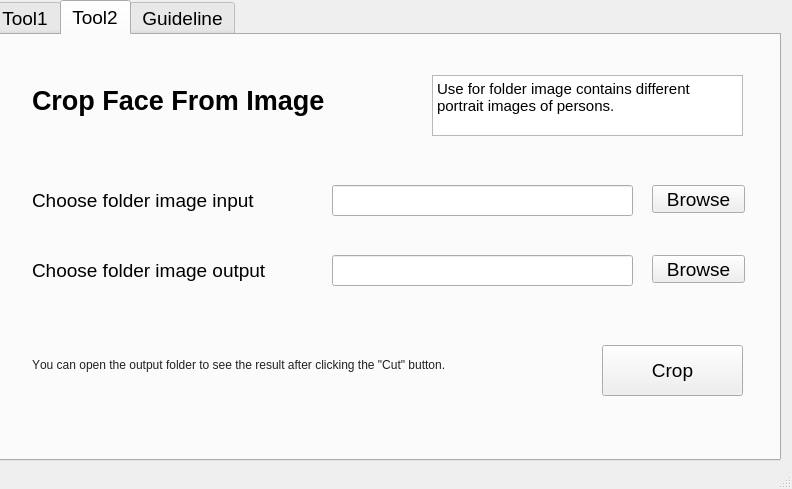
<?xml version="1.0" encoding="UTF-8"?>
<ui version="4.0">
 <class>MainWindow</class>
 <widget class="QMainWindow" name="MainWindow">
  <property name="geometry">
   <rect>
    <x>0</x>
    <y>0</y>
    <width>792</width>
    <height>489</height>
   </rect>
  </property>
  <property name="windowTitle">
   <string>MainWindow</string>
  </property>
  <widget class="QWidget" name="centralwidget">
   <widget class="QTabWidget" name="dialog_tool2">
    <property name="geometry">
     <rect>
      <x>-10</x>
      <y>0</y>
      <width>791</width>
      <height>461</height>
     </rect>
    </property>
    <property name="font">
     <font>
      <pointsize>14</pointsize>
     </font>
    </property>
    <property name="currentIndex">
     <number>1</number>
    </property>
    <widget class="QWidget" name="Tool1">
     <attribute name="title">
      <string>Tool1</string>
     </attribute>
     <widget class="QLabel" name="label">
      <property name="geometry">
       <rect>
        <x>40</x>
        <y>170</y>
        <width>301</width>
        <height>31</height>
       </rect>
      </property>
      <property name="font">
       <font>
        <pointsize>14</pointsize>
       </font>
      </property>
      <property name="text">
       <string>Choose folder data input</string>
      </property>
     </widget>
     <widget class="QLineEdit" name="folder_input_path_tool1">
      <property name="geometry">
       <rect>
        <x>320</x>
        <y>170</y>
        <width>321</width>
        <height>31</height>
       </rect>
      </property>
     </widget>
     <widget class="QPushButton" name="button_choose1_tool1">
      <property name="geometry">
       <rect>
        <x>660</x>
        <y>170</y>
        <width>93</width>
        <height>28</height>
       </rect>
      </property>
      <property name="text">
       <string>Browse</string>
      </property>
     </widget>
     <widget class="QLabel" name="label_3">
      <property name="geometry">
       <rect>
        <x>40</x>
        <y>240</y>
        <width>301</width>
        <height>31</height>
       </rect>
      </property>
      <property name="font">
       <font>
        <pointsize>14</pointsize>
       </font>
      </property>
      <property name="text">
       <string>Choose folder data output </string>
      </property>
     </widget>
     <widget class="QLineEdit" name="folder_output_path_tool1">
      <property name="geometry">
       <rect>
        <x>320</x>
        <y>240</y>
        <width>321</width>
        <height>31</height>
       </rect>
      </property>
      <property name="font">
       <font>
        <pointsize>14</pointsize>
       </font>
      </property>
      <property name="text">
       <string/>
      </property>
      <property name="placeholderText">
       <string comment="enter name"/>
      </property>
     </widget>
     <widget class="QPushButton" name="button_choose2_tool1">
      <property name="geometry">
       <rect>
        <x>660</x>
        <y>240</y>
        <width>93</width>
        <height>28</height>
       </rect>
      </property>
      <property name="text">
       <string>Browse</string>
      </property>
     </widget>
     <widget class="QPushButton" name="button_crop_tool1">
      <property name="geometry">
       <rect>
        <x>610</x>
        <y>310</y>
        <width>141</width>
        <height>51</height>
       </rect>
      </property>
      <property name="font">
       <font>
        <pointsize>14</pointsize>
       </font>
      </property>
      <property name="text">
       <string>Crop</string>
      </property>
     </widget>
     <widget class="QLabel" name="label_2">
      <property name="geometry">
       <rect>
        <x>40</x>
        <y>50</y>
        <width>381</width>
        <height>51</height>
       </rect>
      </property>
      <property name="font">
       <font>
        <pointsize>20</pointsize>
        <weight>75</weight>
        <bold>true</bold>
       </font>
      </property>
      <property name="text">
       <string>Crop Face From Image </string>
      </property>
     </widget>
     <widget class="QTextBrowser" name="textBrowser">
      <property name="geometry">
       <rect>
        <x>430</x>
        <y>30</y>
        <width>321</width>
        <height>91</height>
       </rect>
      </property>
      <property name="html">
       <string>&lt;!DOCTYPE HTML PUBLIC &quot;-//W3C//DTD HTML 4.0//EN&quot; &quot;http://www.w3.org/TR/REC-html40/strict.dtd&quot;&gt;
&lt;html&gt;&lt;head&gt;&lt;meta name=&quot;qrichtext&quot; content=&quot;1&quot; /&gt;&lt;style type=&quot;text/css&quot;&gt;
p, li { white-space: pre-wrap; }
&lt;/style&gt;&lt;/head&gt;&lt;body style=&quot; font-family:'MS Shell Dlg 2'; font-size:14pt; font-weight:400; font-style:normal;&quot;&gt;
&lt;p style=&quot; margin-top:0px; margin-bottom:0px; margin-left:0px; margin-right:0px; -qt-block-indent:0; text-indent:0px;&quot;&gt;&lt;span style=&quot; font-size:11pt;&quot;&gt;Use for folder data contains different portrait image folders, with that image folder name is name of persons.&lt;/span&gt;&lt;/p&gt;&lt;/body&gt;&lt;/html&gt;</string>
      </property>
     </widget>
     <widget class="QLabel" name="label_4">
      <property name="geometry">
       <rect>
        <x>40</x>
        <y>310</y>
        <width>541</width>
        <height>41</height>
       </rect>
      </property>
      <property name="text">
       <string>&lt;html&gt;&lt;head/&gt;&lt;body&gt;&lt;p&gt;&lt;a name=&quot;tw-target-text&quot;/&gt;&lt;span style=&quot; font-family:'inherit'; font-size:9pt; color:#202124;&quot;&gt;Y&lt;/span&gt;&lt;span style=&quot; font-family:'inherit'; font-size:9pt; color:#202124;&quot;&gt;ou can open the output folder to see the result after clicking the &amp;quot;Cut&amp;quot; button.&lt;/span&gt;&lt;/p&gt;&lt;/body&gt;&lt;/html&gt;</string>
      </property>
     </widget>
    </widget>
    <widget class="QWidget" name="Tool2">
     <attribute name="title">
      <string>Tool2</string>
     </attribute>
     <widget class="QLabel" name="label_7">
      <property name="geometry">
       <rect>
        <x>40</x>
        <y>40</y>
        <width>381</width>
        <height>51</height>
       </rect>
      </property>
      <property name="font">
       <font>
        <pointsize>20</pointsize>
        <weight>75</weight>
        <bold>true</bold>
       </font>
      </property>
      <property name="text">
       <string>Crop Face From Image </string>
      </property>
     </widget>
     <widget class="QLabel" name="label_8">
      <property name="geometry">
       <rect>
        <x>40</x>
        <y>150</y>
        <width>301</width>
        <height>31</height>
       </rect>
      </property>
      <property name="font">
       <font>
        <pointsize>14</pointsize>
       </font>
      </property>
      <property name="text">
       <string>Choose folder image input</string>
      </property>
     </widget>
     <widget class="QLineEdit" name="folder_input_path_tool2">
      <property name="geometry">
       <rect>
        <x>340</x>
        <y>150</y>
        <width>301</width>
        <height>31</height>
       </rect>
      </property>
     </widget>
     <widget class="QLabel" name="label_9">
      <property name="geometry">
       <rect>
        <x>40</x>
        <y>220</y>
        <width>301</width>
        <height>31</height>
       </rect>
      </property>
      <property name="font">
       <font>
        <pointsize>14</pointsize>
       </font>
      </property>
      <property name="text">
       <string>Choose folder image output </string>
      </property>
     </widget>
     <widget class="QLineEdit" name="folder_output_path_tool2">
      <property name="geometry">
       <rect>
        <x>340</x>
        <y>220</y>
        <width>301</width>
        <height>31</height>
       </rect>
      </property>
      <property name="font">
       <font>
        <pointsize>14</pointsize>
       </font>
      </property>
      <property name="text">
       <string/>
      </property>
      <property name="placeholderText">
       <string comment="enter name"/>
      </property>
     </widget>
     <widget class="QPushButton" name="button_choose1_tool2">
      <property name="geometry">
       <rect>
        <x>660</x>
        <y>150</y>
        <width>93</width>
        <height>28</height>
       </rect>
      </property>
      <property name="text">
       <string>Browse</string>
      </property>
     </widget>
     <widget class="QPushButton" name="button_choose2_tool2">
      <property name="geometry">
       <rect>
        <x>660</x>
        <y>220</y>
        <width>93</width>
        <height>28</height>
       </rect>
      </property>
      <property name="text">
       <string>Browse</string>
      </property>
     </widget>
     <widget class="QPushButton" name="button_crop_tool2">
      <property name="geometry">
       <rect>
        <x>610</x>
        <y>310</y>
        <width>141</width>
        <height>51</height>
       </rect>
      </property>
      <property name="font">
       <font>
        <pointsize>14</pointsize>
       </font>
      </property>
      <property name="text">
       <string>Crop</string>
      </property>
     </widget>
     <widget class="QTextBrowser" name="textBrowser_2">
      <property name="geometry">
       <rect>
        <x>440</x>
        <y>40</y>
        <width>311</width>
        <height>61</height>
       </rect>
      </property>
      <property name="html">
       <string>&lt;!DOCTYPE HTML PUBLIC &quot;-//W3C//DTD HTML 4.0//EN&quot; &quot;http://www.w3.org/TR/REC-html40/strict.dtd&quot;&gt;
&lt;html&gt;&lt;head&gt;&lt;meta name=&quot;qrichtext&quot; content=&quot;1&quot; /&gt;&lt;style type=&quot;text/css&quot;&gt;
p, li { white-space: pre-wrap; }
&lt;/style&gt;&lt;/head&gt;&lt;body style=&quot; font-family:'MS Shell Dlg 2'; font-size:14pt; font-weight:400; font-style:normal;&quot;&gt;
&lt;p style=&quot; margin-top:0px; margin-bottom:0px; margin-left:0px; margin-right:0px; -qt-block-indent:0; text-indent:0px;&quot;&gt;&lt;span style=&quot; font-size:11pt;&quot;&gt;Use for folder image contains different portrait images of persons.&lt;/span&gt;&lt;/p&gt;&lt;/body&gt;&lt;/html&gt;</string>
      </property>
     </widget>
     <widget class="QLabel" name="label_5">
      <property name="geometry">
       <rect>
        <x>40</x>
        <y>310</y>
        <width>541</width>
        <height>41</height>
       </rect>
      </property>
      <property name="text">
       <string>&lt;html&gt;&lt;head/&gt;&lt;body&gt;&lt;p&gt;&lt;a name=&quot;tw-target-text&quot;/&gt;&lt;span style=&quot; font-family:'inherit'; font-size:9pt; color:#202124;&quot;&gt;Y&lt;/span&gt;&lt;span style=&quot; font-family:'inherit'; font-size:9pt; color:#202124;&quot;&gt;ou can open the output folder to see the result after clicking the &amp;quot;Cut&amp;quot; button.&lt;/span&gt;&lt;/p&gt;&lt;/body&gt;&lt;/html&gt;</string>
      </property>
     </widget>
    </widget>
    <widget class="QWidget" name="Guideline">
     <attribute name="title">
      <string>Guideline</string>
     </attribute>
     <widget class="QLabel" name="label_6">
      <property name="geometry">
       <rect>
        <x>60</x>
        <y>20</y>
        <width>421</width>
        <height>91</height>
       </rect>
      </property>
      <property name="text">
       <string>&lt;html&gt;&lt;head/&gt;&lt;body&gt;&lt;p&gt;&lt;span style=&quot; font-size:11pt; font-weight:600;&quot;&gt;Tool1:&lt;/span&gt;&lt;span style=&quot; font-size:11pt;&quot;&gt; Use for folder data contains different portrait &lt;br/&gt;image folders, with that image folder name is name&lt;br/&gt;of persons. &lt;/span&gt;&lt;/p&gt;&lt;/body&gt;&lt;/html&gt;</string>
      </property>
     </widget>
     <widget class="QLabel" name="label_10">
      <property name="geometry">
       <rect>
        <x>60</x>
        <y>130</y>
        <width>421</width>
        <height>91</height>
       </rect>
      </property>
      <property name="text">
       <string>&lt;html&gt;&lt;head/&gt;&lt;body&gt;&lt;p&gt;&lt;span style=&quot; font-size:11pt; font-weight:600;&quot;&gt;Tool2: &lt;/span&gt;&lt;span style=&quot; font-size:11pt;&quot;&gt;Use for folder image contains different portrait &lt;br/&gt;images of persons.&lt;/span&gt;&lt;/p&gt;&lt;/body&gt;&lt;/html&gt;</string>
      </property>
     </widget>
     <widget class="QLabel" name="label_11">
      <property name="geometry">
       <rect>
        <x>60</x>
        <y>250</y>
        <width>451</width>
        <height>91</height>
       </rect>
      </property>
      <property name="text">
       <string>&lt;html&gt;&lt;head/&gt;&lt;body&gt;&lt;p&gt;&lt;span style=&quot; font-size:11pt; font-weight:600;&quot;&gt;Successful message: &lt;/span&gt;&lt;span style=&quot; font-size:11pt;&quot;&gt;After some time of processing,&lt;br/&gt;display a message when it's done. The images have&lt;br/&gt;been cropped successfully.&lt;/span&gt;&lt;/p&gt;&lt;/body&gt;&lt;/html&gt;</string>
      </property>
     </widget>
     <widget class="QLabel" name="label_12">
      <property name="geometry">
       <rect>
        <x>580</x>
        <y>50</y>
        <width>55</width>
        <height>16</height>
       </rect>
      </property>
      <property name="text">
       <string/>
      </property>
     </widget>
     <widget class="QLabel" name="label_13">
      <property name="geometry">
       <rect>
        <x>530</x>
        <y>10</y>
        <width>201</width>
        <height>111</height>
       </rect>
      </property>
      <property name="text">
       <string>&lt;html&gt;&lt;head/&gt;&lt;body&gt;&lt;p&gt;&lt;img src=&quot;:/newPrefix/pic1.jpg&quot;/&gt;&lt;/p&gt;&lt;/body&gt;&lt;/html&gt;</string>
      </property>
     </widget>
     <widget class="QLabel" name="label_14">
      <property name="geometry">
       <rect>
        <x>530</x>
        <y>130</y>
        <width>211</width>
        <height>111</height>
       </rect>
      </property>
      <property name="text">
       <string>&lt;html&gt;&lt;head/&gt;&lt;body&gt;&lt;p&gt;&lt;img src=&quot;:/newPrefix/pic2.jpg&quot;/&gt;&lt;/p&gt;&lt;/body&gt;&lt;/html&gt;</string>
      </property>
     </widget>
     <widget class="QLabel" name="label_15">
      <property name="geometry">
       <rect>
        <x>520</x>
        <y>240</y>
        <width>251</width>
        <height>161</height>
       </rect>
      </property>
      <property name="text">
       <string>&lt;html&gt;&lt;head/&gt;&lt;body&gt;&lt;p&gt;&lt;img src=&quot;:/newPrefix/pic3.jpg&quot;/&gt;&lt;/p&gt;&lt;/body&gt;&lt;/html&gt;</string>
      </property>
     </widget>
    </widget>
   </widget>
  </widget>
  <widget class="QMenuBar" name="menubar">
   <property name="geometry">
    <rect>
     <x>0</x>
     <y>0</y>
     <width>792</width>
     <height>26</height>
    </rect>
   </property>
  </widget>
  <widget class="QStatusBar" name="statusbar"/>
 </widget>
 <resources>
  <include location="images/pic.qrc"/>
 </resources>
 <connections/>
</ui>
